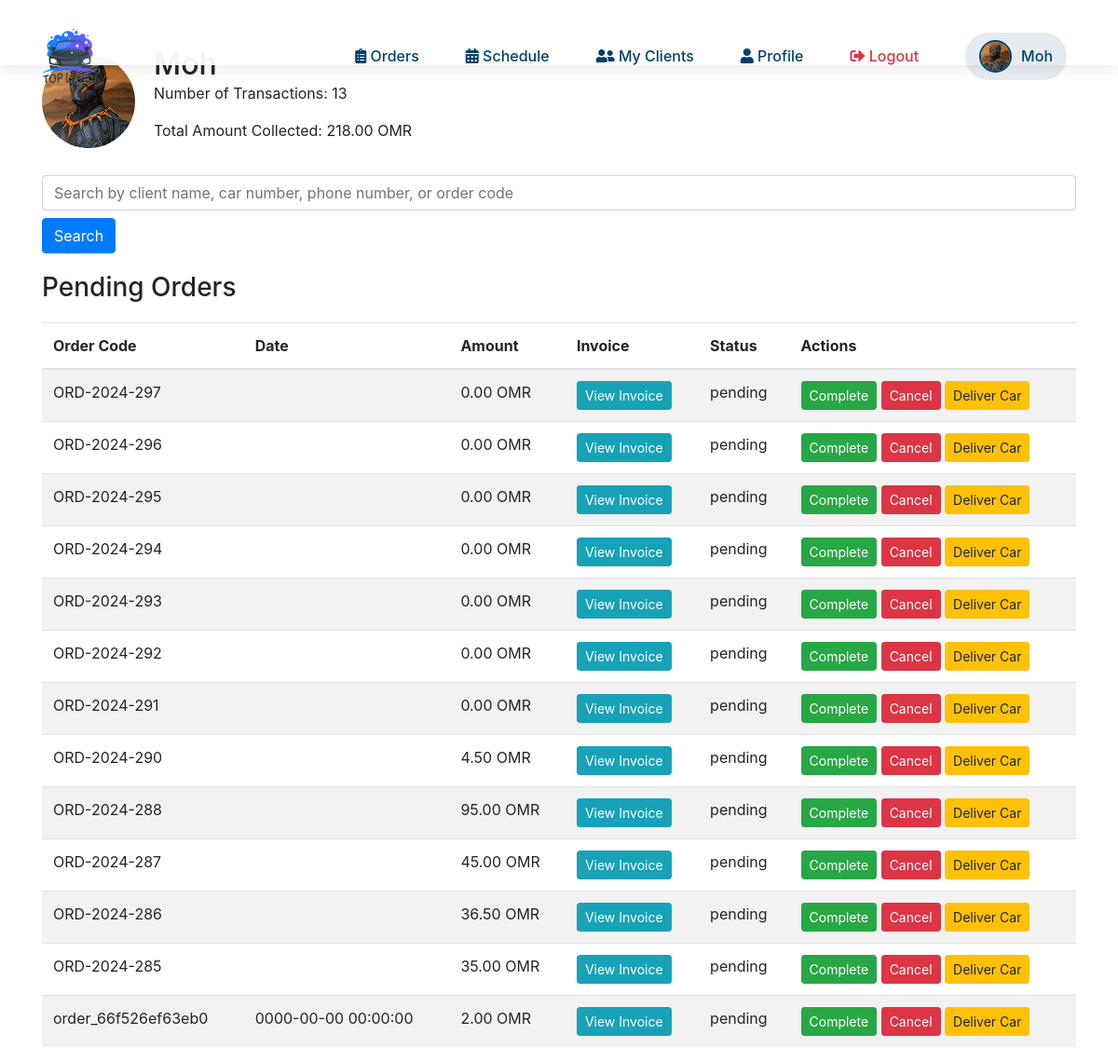
Before: /pending.php (signed in) with the older database file.
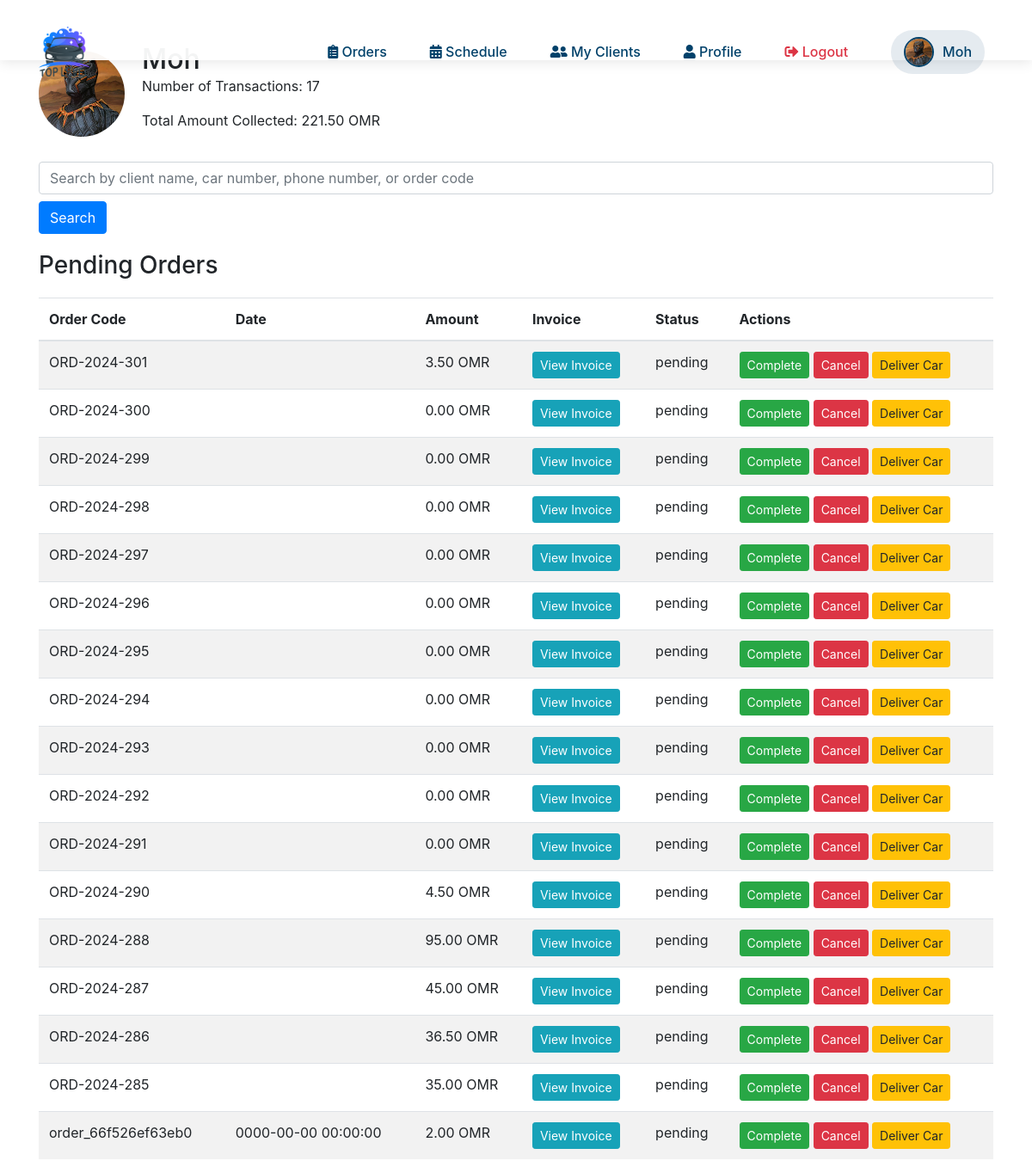
After: the same page with the newer database file.
### tables this page shows
CREATE TABLE `orders` (
  `id` int(11) NOT NULL,
  `client_car_id` int(11) DEFAULT NULL,
  `order_details` text DEFAULT NULL,
  `qrcode_path` varchar(255) DEFAULT NULL,
  `car_type` varchar(50) DEFAULT NULL,
  `employee_name` varchar(100) DEFAULT NULL,
  `client_name` varchar(100) DEFAULT NULL,
  `service_category` varchar(50) DEFAULT NULL,
  `services` text DEFAULT NULL,
  `car_number` varchar(50) DEFAULT NULL,
  `car_name` varchar(255) DEFAULT NULL,
  `phone_number` varchar(50) DEFAULT NULL,
  `arrival_time` datetime DEFAULT NULL,
  `delivery_time` datetime DEFAULT NULL,
  `total_amount` decimal(10,3) DEFAULT NULL,
  `notes` text DEFAULT NULL,
  `order_code` varchar(255) DEFAULT NULL,
  `deposit_amount` decimal(10,3) NOT NULL DEFAULT 0.000,
  `remaining_amount` decimal(10,3) NOT NULL DEFAULT 0.000,
  `installments` int(11) NOT NULL DEFAULT 0,
  `coupon_code` varchar(255) DEFAULT NULL,
  `coupon_discount` decimal(10,3) DEFAULT 0.000,
  `total_after_discount` decimal(10,3) DEFAULT 0.000,
  `status` enum('pending','completed','canceled') DEFAULT 'pending',
  `car_delivered` tinyint(1) NOT NULL DEFAULT 0,
  `car_delivery_time` datetime DEFAULT NULL,
  `extra_service_name` text DEFAULT NULL,
  `extra_service_price` text DEFAULT NULL
);

### pending.php (the view, shortened to what this page needs)
<?php
include('db.php');
$employee_name = $_SESSION['employee_name'];
$employee_image = $_SESSION['image'];
$search_query = '';
if (isset($_GET['search'])) {
    $search_query = $_GET['search'];
    $sql_summary = "SELECT COUNT(*) as transaction_count, SUM(total_amount) as total_amount FROM orders WHERE status = 'pending' AND car_delivered = 0 AND (client_name LIKE ? OR car_number LIKE ? OR phone_number LIKE ? OR order_code LIKE ?)";
    $search_param = '%' . $search_query . '%';
    $stmt_summary = $conn->prepare($sql_summary);
    $stmt_summary->bind_param("ssss", $search_param, $search_param, $search_param, $search_param);
} else {
    $sql_summary = "SELECT COUNT(*) as transaction_count, SUM(total_amount) as total_amount FROM orders WHERE status = 'pending' AND car_delivered = 0";
    $stmt_summary = $conn->prepare($sql_summary);
}
$stmt_summary->execute();
$stmt_summary->bind_result($transaction_count, $total_amount);
if (isset($search_query) && !empty($search_query)) {
    $sql_transactions = "SELECT id, order_code, delivery_time, total_amount, status, car_delivered FROM orders WHERE status = 'pending' AND car_delivered = 0 AND (client_name LIKE ? OR car_number LIKE ? OR phone_number LIKE ? OR order_code LIKE ?) ORDER BY arrival_time DESC";
    $stmt_transactions = $conn->prepare($sql_transactions);
    $stmt_transactions->bind_param("ssss", $search_param, $search_param, $search_param, $search_param);
} else {
    $sql_transactions = "SELECT id, order_code, delivery_time, total_amount, status, car_delivered FROM orders WHERE status = 'pending' AND car_delivered = 0 ORDER BY arrival_time DESC";
    $stmt_transactions = $conn->prepare($sql_transactions);
}
$stmt_transactions->execute();
$result_transactions = $stmt_transactions->get_result();
?>
<!DOCTYPE html>
<html lang="en">
<head>
    <link rel="stylesheet" href="https://stackpath.bootstrapcdn.com/bootstrap/4.5.2/css/bootstrap.min.css">
</head>
<body>
    <?php include 'nav.php'; ?>
    <div class="container">
        <div class="profile-header">
            <img src="<?php echo htmlspecialchars($employee_image); ?>" alt="Employee Image">
            <div>
                <h2><?php echo htmlspecialchars($employee_name); ?></h2>
                <p>Number of Transactions: <?php echo $transaction_count; ?></p>
                <p>Total Amount Collected: <?php echo number_format($total_amount, 2); ?> OMR </p>
            </div>
        </div>
        <form method="get" class="search-box">
            <input type="text" name="search" class="form-control" placeholder="Search by client name, car number, phone number, or order code" value="<?php echo htmlspecialchars($search_query); ?>">
            <button type="submit" class="btn btn-primary mt-2">Search</button>
        </form>
        <h3>Pending Orders</h3>
        <table class="table table-striped transactions-table">
            <thead>
                <tr>
                    <th>Order Code</th>
                    <th>Date</th>
                    <th>Amount</th>
                    <th>Invoice</th>
                    <th>Status</th>
                    <th>Actions</th>
                </tr>
            </thead>
            <tbody>
                <?php while ($transaction = $result_transactions->fetch_assoc()): ?>
                    <tr>
                        <td><?php echo htmlspecialchars($transaction['order_code']); ?></td>
                        <td><?php echo htmlspecialchars($transaction['delivery_time']); ?></td>
                        <td><?php echo number_format($transaction['total_amount'], 2); ?> OMR </td>
                        <td><a href="view_order.php?id=<?php echo $transaction['id']; ?>" class="btn btn-info btn-sm">View Invoice</a></td>
                        <td><?php echo htmlspecialchars($transaction['status']); ?></td>
                        <td>
                            <?php if ($transaction['status'] == 'pending'): ?>
                                <a href="update_status.php?id=<?php echo $transaction['id']; ?>&status=completed" class="btn btn-success btn-sm">Complete</a>
                                <a href="update_status.php?id=<?php echo $transaction['id']; ?>&status=canceled" class="btn btn-danger btn-sm">Cancel</a>
                            <?php endif; ?>
                            <?php if ($transaction['car_delivered'] == 0): ?>
                                <a href="deliver_car.php?id=<?php echo $transaction['id']; ?>" class="btn btn-warning btn-sm">Deliver Car</a>
                            <?php else: ?>
                                <span class="text-success">Car Delivered</span>
                            <?php endif; ?>
                        </td>
                    </tr>
                <?php endwhile; ?>
            </tbody>
        </table>
    </div>
</body>
</html>

### nav.php (shortened to what this page needs)
<?php
$role = $_SESSION['role'] ?? '';
$user_name = $_SESSION['employee_name'] ?? '';
$user_image = $_SESSION['image'] ?? '';
?>
<link rel="stylesheet" href="https://cdnjs.cloudflare.com/ajax/libs/font-awesome/5.15.4/css/all.min.css">
<link rel="stylesheet" href="https://stackpath.bootstrapcdn.com/bootstrap/4.5.2/css/bootstrap.min.css">
<nav class="navbar navbar-expand-lg navbar-light fixed-top">
    <div class="container">
        <a class="navbar-brand" href="index.php">
            <img src="img/logo.png" alt="Company Logo">
        </a>
        <div class="collapse navbar-collapse" id="navbarNav">
            <ul class="navbar-nav ml-auto">
                <?php if ($role == 'manager'): ?>
                    <li class="nav-item">
                        <a class="nav-link" href="dashboard.php">
                            <i class="fas fa-tachometer-alt"></i> Dashboard
                        </a>
                    </li>
                    <li class="nav-item">
                        <a class="nav-link" href="employees.php">
                            <i class="fas fa-users"></i> Employees
                        </a>
                    </li>
                    <li class="nav-item">
                        <a class="nav-link" href="reports.php">
                            <i class="fas fa-chart-bar"></i> Reports
                        </a>
                    </li>
                <?php elseif ($role == 'employee'): ?>
                    <li class="nav-item">
                        <a class="nav-link" href="orders.php">
                            <i class="fas fa-clipboard-list"></i> Orders
                        </a>
                    </li>
                    <li class="nav-item">
                        <a class="nav-link" href="schedule.php">
                            <i class="fas fa-calendar-alt"></i> Schedule
                        </a>
                    </li>
                    <li class="nav-item">
                        <a class="nav-link" href="my_clients.php">
                            <i class="fas fa-user-friends"></i> My Clients
                        </a>
                    </li>
                <?php endif; ?>
                <li class="nav-item">
                    <?php if ($role == 'customer'): ?>
                        <a class="nav-link" href="customer_profile.php">
                            <i class="fas fa-user"></i> Profile
                        </a>
                    <?php else: ?>
                        <a class="nav-link" href="profile.php">
                            <i class="fas fa-user"></i> Profile
                        </a>
                    <?php endif; ?>
                </li>
                <li class="nav-item">
                    <a class="nav-link logout-link" href="logout.php">
                        <i class="fas fa-sign-out-alt"></i> Logout
                    </a>
                </li>
                <li class="nav-item">
                    <div class="employee-info">
                        <img src="<?php echo htmlspecialchars($user_image); ?>" alt="User Image" onerror="this.src='img/user_icon.png'">
                        <span><?php echo htmlspecialchars($user_name); ?></span>
                    </div>
                </li>
            </ul>
        </div>
    </div>
</nav>

### pending.php (style rules this page uses)
body { font-family: 'Poppins', sans-serif; background-color: #f4f4f4; }
.container { margin-top: 50px; }
.profile-header { display: flex; align-items: center; margin-bottom: 20px; }
.profile-header img { width: 100px; height: 100px; border-radius: 50%; margin-right: 20px; }
.profile-header h2 { margin: 0; }
.transactions-table { margin-top: 20px; }
.search-box { margin-bottom: 20px; }

### nav.php (style rules this page uses)
.navbar { background: rgba(255, 255, 255, 0.95) !important; box-shadow: 0 2px 15px rgba(0, 0, 0, 0.1); padding: 10px 0; height: 70px; }
.navbar-brand img { width: 60px; height: auto; transition: transform 0.3s ease; }
.navbar-nav { align-items: center; width: 100%; }
.nav-item { margin: 0 10px; }
.nav-link { color: #00416A !important; font-weight: 500; padding: 8px 15px !important; border-radius: 20px; transition: all 0.3s ease; }
.employee-info { display: flex; align-items: center; padding: 8px 15px; background: rgba(0, 65, 106, 0.1); border-radius: 25px; margin-left: 15px; }
.employee-info img { width: 35px; height: 35px; border-radius: 50%; margin-right: 10px; border: 2px solid #00416A; object-fit: cover; }
.employee-info span { color: #00416A; font-weight: 500; }
.logout-link { color: #dc3545 !important; }
@media (min-width: 992px) { .navbar-nav { display: flex; align-items: center; justify-content: flex-end; } }
@media (min-width: 992px) { .employee-info { margin-left: 15px; order: 2; } }

Changed rows visible on the page:
added orders: order_code "ORD-2024-301", total_amount "3.50", status "pending"
added orders: order_code "ORD-2024-300", total_amount "0.00", status "pending"
added orders: order_code "ORD-2024-299", total_amount "0.00", status "pending"
added orders: order_code "ORD-2024-298", total_amount "0.00", status "pending"
Other visible differences:
$transaction_count: "13" → "17"
$total_amount: "218.00" → "221.50"
